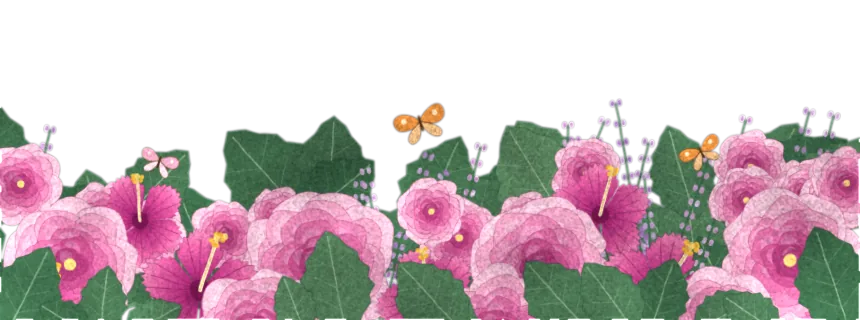
#> input picture taman-sulam/assets/layer/bunga-bawah.webp, 860 x 320 px
$ python -i _lukis.py   (imports and definitions only)
#> lines starting #> are read from the running program, lines starting #| are printed output that depends on the picture
#> further down, picture is the input picture: PIL image 860x320 RGBA; mean R, G, B, A 89.1, 71.6, 76.3, 137.2
"""
Mesin lukis Wedding Code (tema Taman Sulam):
 - palet cat air krem/pink/emas/zaitun
 - helper kurva
 - render SVG -> PNG transparan (Chromium) -> tekstur cat air & kertas (numpy) -> WebP
"""
import math, os, random, io, json
import numpy as np
from PIL import Image
from scipy.ndimage import gaussian_filter, map_coordinates

ROOT = os.path.join(os.path.dirname(os.path.abspath(__file__)), '..')
DIR_LAYER = os.path.join(ROOT, 'assets', 'layer')
DIR_SVG = os.path.join(ROOT, 'assets', 'svg')
# [1 line not run here, left out]

# EDIT TEMA: palet
P = dict(
    krem='#F1E7C6', krem_lt='#F9F3DD', krem_dk='#DDCD9A', kertas='#EFE4BF',
    emas='#B8923A', emas_lt='#E9D58F', emas_dk='#80601C',
    magenta='#C23E84', pink='#DD7FAE', pink_lt='#F2C7DB', pink_dk='#962F66', ungu='#8E4A93',
    sage='#8FA27E', sage_dk='#5F7A5C', zaitun='#7A7B3E', zaitun_lt='#A9A862', zaitun_dk='#4F5528',
    daun='#3D6B49', daun_dk='#264A35', daun_lt='#6E9A6F', mint='#A9C3B0',
    batu='#EDE4C8', batu_dk='#CDBF92', air='#EEF3EC', batang='#6B5238', jingga='#E59A55',
)


def r1(x): return f'{x:.1f}'


def svg_doc(x, y, w, h, body, defs=''):
    return (f'<svg xmlns="http://www.w3.org/2000/svg" width="{w}" height="{h}" viewBox="{x} {y} {w} {h}">'
            f'<defs>{defs}</defs>{body}</svg>')


def lin(id, stops, x1=0, y1=0, x2=0, y2=1):
    s = ''.join(f'<stop offset="{o}" stop-color="{c}" stop-opacity="{a}"/>' for o, c, a in [(t + (1,))[:3] if len(t) == 2 else t for t in stops])
    return f'<linearGradient id="{id}" x1="{x1}" y1="{y1}" x2="{x2}" y2="{y2}">{s}</linearGradient>'


# [14 lines left out: functions rad, bez, not called in this run]


def lerp(a, b, t): return a + (b - a) * t


def mix(c1, c2, t):
    a = [int(c1[i:i+2], 16) for i in (1, 3, 5)]; b = [int(c2[i:i+2], 16) for i in (1, 3, 5)]
    return '#%02X%02X%02X' % tuple(int(lerp(a[i], b[i], t)) for i in range(3))


# [20 lines left out: functions leaf, blob, not called in this run]


# ----------------------------- tekstur cat air -----------------------------
def tekstur(im, seed=1, grain=.05, pig=.10, edge=1.0, soft=.7, warm=0.0):
#> called with seed = 1, grain = 0.05, pig = 0.1, edge = 1, soft = 0.7, warm = 0
    a = np.asarray(im.convert('RGBA')).astype(np.float32) / 255
    h, w = a.shape[:2]
#> h = 320; w = 860
    rng = np.random.default_rng(seed)
    al = a[..., 3]; pm = a[..., :3] * al[..., None]
#> after `al = a[..., 3]`:
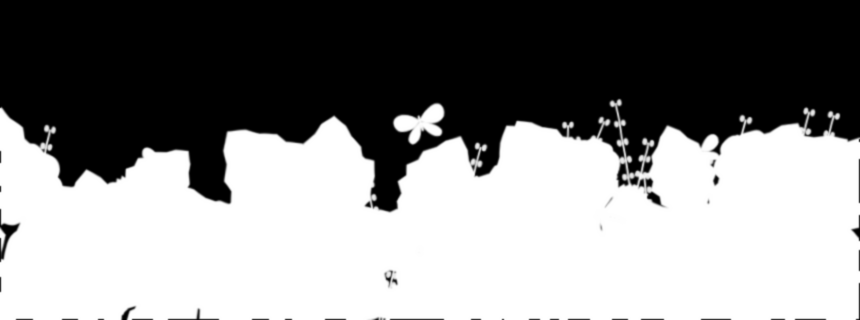
#> al: shape (320, 860) float32; min 0, max 1, mean 0.538
#> after `pm = a[..., :3] * al[..., None]`:
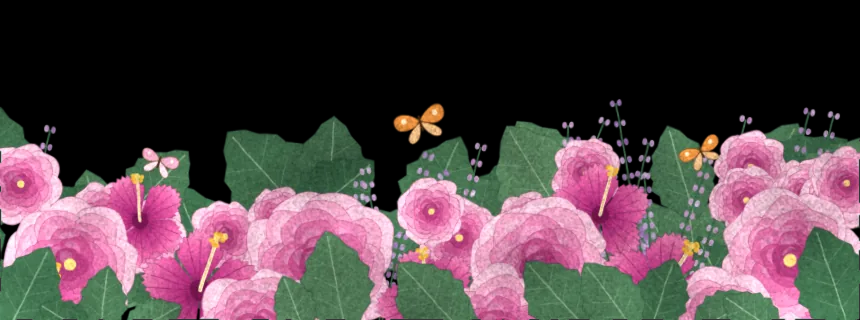
#> pm: shape (320, 860, 3) float32; mean R, G, B 0.337, 0.268, 0.287
    if edge > 0:
        dx = gaussian_filter(rng.standard_normal((h, w)), 5) * 5 * edge
        dy = gaussian_filter(rng.standard_normal((h, w)), 5) * 5 * edge
        yy, xx = np.mgrid[0:h, 0:w]
        co = [yy + dy, xx + dx]
        pm = np.stack([map_coordinates(pm[..., c], co, order=1, mode='nearest') for c in range(3)], -1)
        al = map_coordinates(al, co, order=1, mode='constant')
    if soft:
        al = gaussian_filter(al, soft); pm = np.stack([gaussian_filter(pm[..., c], soft * .6) for c in range(3)], -1)
    rgb = pm / np.maximum(al[..., None], 1e-4)
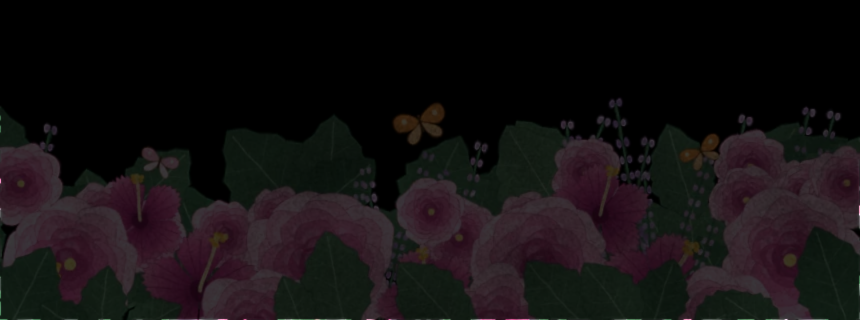
#> rgb: shape (320, 860, 3) float32; mean R, G, B 0.348, 0.279, 0.298; drawn with min black and max white
    nf = gaussian_filter(rng.standard_normal((h, w)), .8); nf /= nf.std() + 1e-6
    npg = gaussian_filter(rng.standard_normal((h, w)), 14); npg /= npg.std() + 1e-6
    npg2 = gaussian_filter(rng.standard_normal((h, w)), 40); npg2 /= npg2.std() + 1e-6
    k = 1 + grain * nf[..., None] + pig * .5 * npg[..., None] + pig * .5 * npg2[..., None]
    rgb = np.clip(rgb * k, 0, 1)
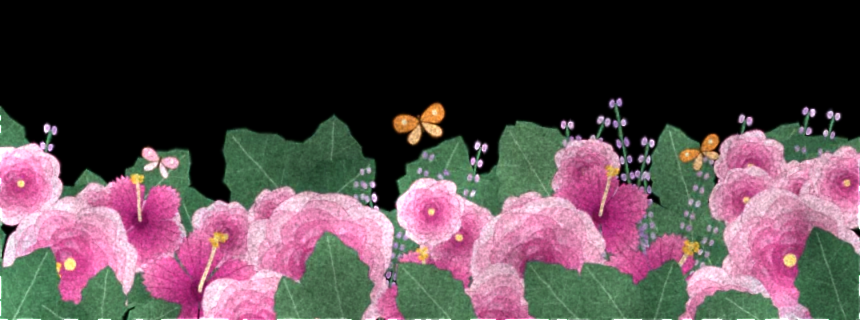
#> rgb: shape (320, 860, 3) float64; mean R, G, B 0.345, 0.278, 0.297
    if warm:
        rgb[..., 0] = np.clip(rgb[..., 0] * (1 + warm), 0, 1); rgb[..., 2] = np.clip(rgb[..., 2] * (1 - warm), 0, 1)
    out = np.dstack([rgb, np.clip(al, 0, 1)])
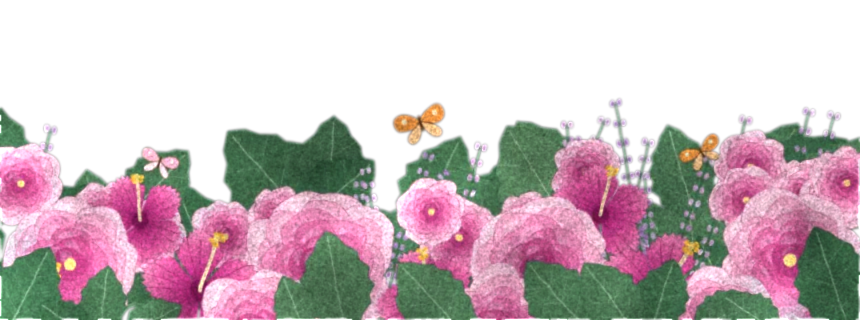
#> out: shape (320, 860, 4) float64; mean R, G, B, A 0.345, 0.278, 0.297, 0.537; transparent parts drawn white
    return Image.fromarray((out * 255).astype(np.uint8), 'RGBA')


# ----------------------------- render -----------------------------
class Perender:
    # [12 lines left out: functions __init__, png, not called in this run]

    def tutup(self):
        self.br.close(); self.pw.stop()


MANIFEST = {}


# [15 lines left out: functions simpan_layer, simpan_svg, not called in this run]

>>> from PIL import Image
>>> picture = Image.open('../assets/layer/bunga-bawah.webp')
>>> result = tekstur(picture)

$ run again, on taman-sulam/assets/layer/bunga-samping-kanan.webp
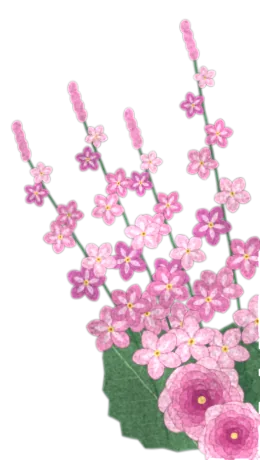
#> input picture taman-sulam/assets/layer/bunga-samping-kanan.webp, 260 x 460 px
#> picture is the input picture: PIL image 260x460 RGBA; mean R, G, B, A 81.1, 60.2, 69.7, 87.8
#> in tekstur, `rgb = np.clip(rgb * k, 0, 1)`:
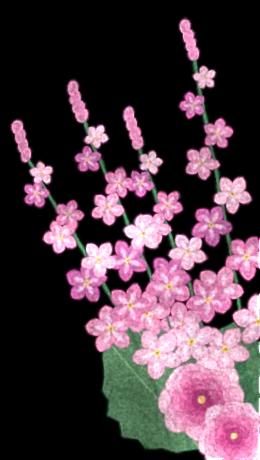
#> rgb: shape (460, 260, 3) float64; mean R, G, B 0.305, 0.225, 0.263
#> in tekstur, `out = np.dstack([rgb, np.clip(al, 0, 1)])`:
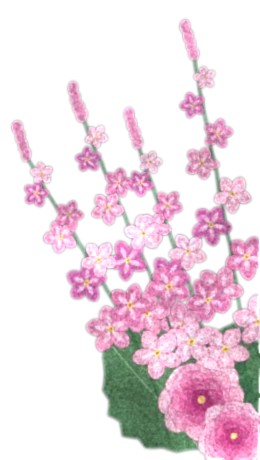
#> out: shape (460, 260, 4) float64; mean R, G, B, A 0.305, 0.225, 0.263, 0.344; transparent parts drawn white

$ run again, on taman-sulam/assets/layer/bunga-samping-kiri.webp
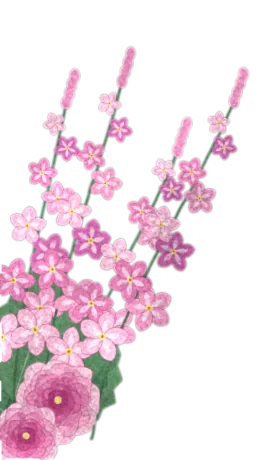
#> input picture taman-sulam/assets/layer/bunga-samping-kiri.webp, 260 x 460 px
#> picture is the input picture: PIL image 260x460 RGBA; mean R, G, B, A 75.9, 55.2, 65, 78.6
#> in tekstur, `rgb = np.clip(rgb * k, 0, 1)`:
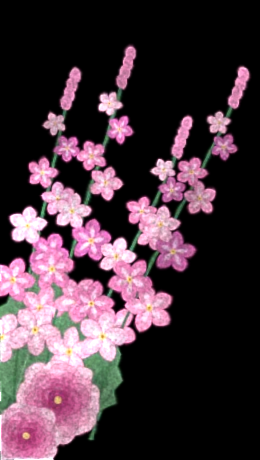
#> rgb: shape (460, 260, 3) float64; mean R, G, B 0.283, 0.208, 0.245
#> in tekstur, `out = np.dstack([rgb, np.clip(al, 0, 1)])`:
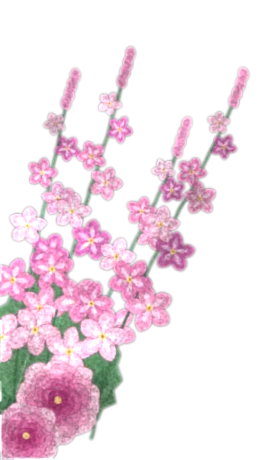
#> out: shape (460, 260, 4) float64; mean R, G, B, A 0.283, 0.208, 0.245, 0.308; transparent parts drawn white

$ run again, on taman-sulam/assets/layer/dedaunan-kanan.webp
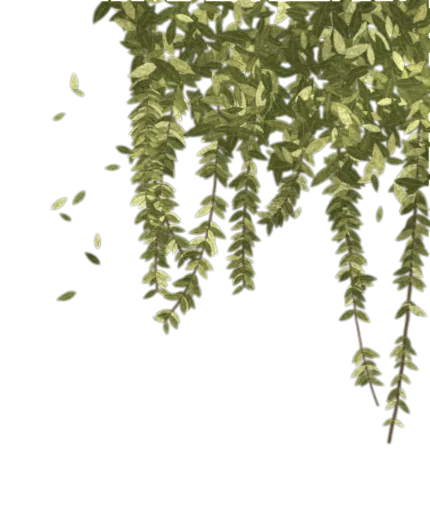
#> input picture taman-sulam/assets/layer/dedaunan-kanan.webp, 430 x 520 px
#> picture is the input picture: PIL image 430x520 RGBA; mean R, G, B, A 41.1, 42.1, 24.1, 75.2
#> in tekstur, `rgb = np.clip(rgb * k, 0, 1)`:
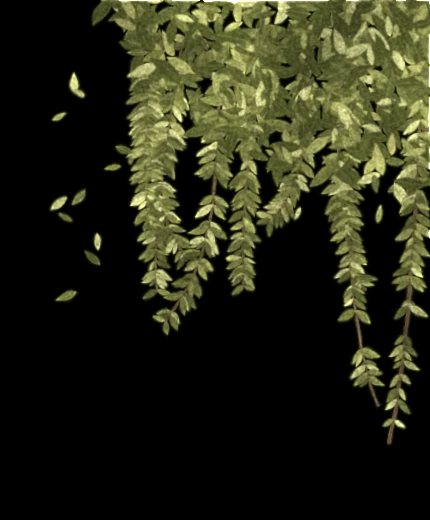
#> rgb: shape (520, 430, 3) float64; mean R, G, B 0.155, 0.159, 0.0884
#> in tekstur, `out = np.dstack([rgb, np.clip(al, 0, 1)])`:
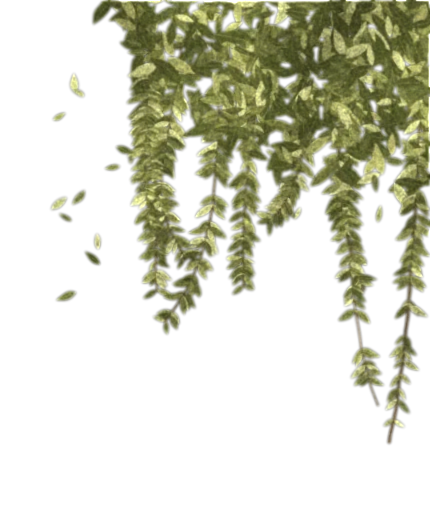
#> out: shape (520, 430, 4) float64; mean R, G, B, A 0.155, 0.159, 0.0884, 0.294; transparent parts drawn white
